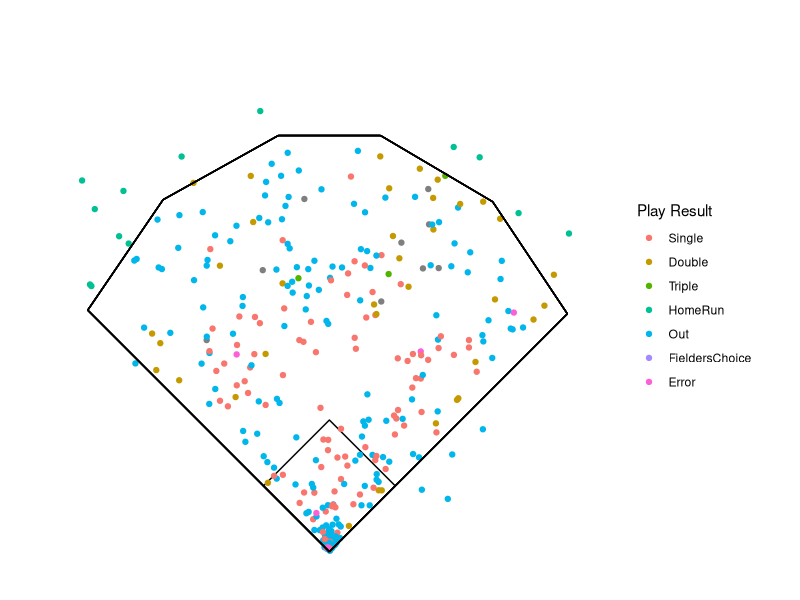
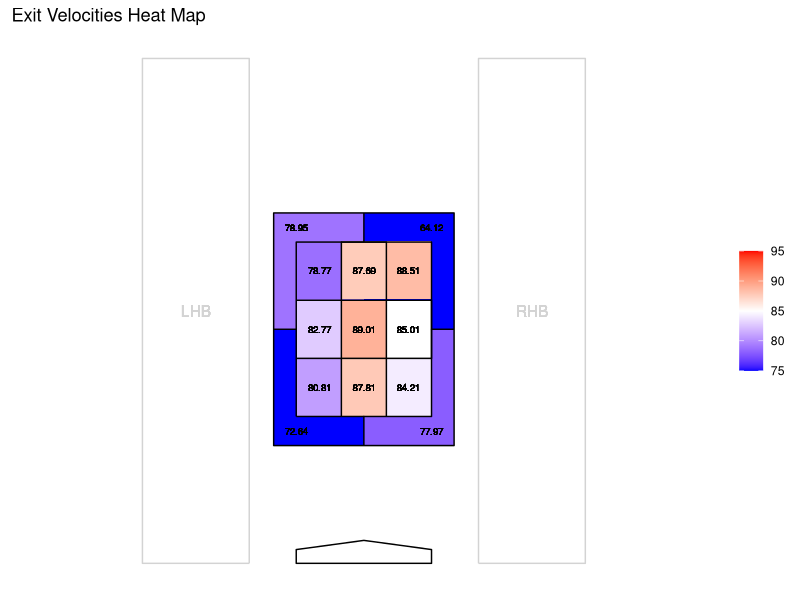

These figures' R source, in order:
## ---- chunk 1
knitr::opts_chunk$set(
  echo = FALSE, # hide all the code
  message = FALSE,
  warning = FALSE,
  comment = NA
)
## ---- chunk 2
library(dplyr)
## ---- chunk 3
library(readr)
## ---- chunk 4
library(ggplot2)
## ---- chunk 5
library(scales)
## ---- chunk 6
master <- read_csv("2022-2023.csv", col_types = cols(Date = col_date(format = "%m/%d/%Y")))

master$Bearing <- ((master$Bearing * -1) + 90)*pi/180
master$x <- master$Distance*cos(master$Bearing)
master$y <- master$Distance*sin(master$Bearing)
bases <- data.frame(xa = c(0, 90/sqrt(2), 0, -90/sqrt(2), 0, rep(0)),
                    ya = c(0, 90/sqrt(2), 2 * 90/sqrt(2), 90/sqrt(2), 0, rep(0)))

batting <- master %>%
  filter(BatterTeam == "APP_MOU" | BatterTeam == "APP_PRA") %>%
  filter(!PlayResult == "Undefined" & !TaggedHitType == "Bunt")

x <- c(-.83,.83,.83,-.83,-.83)
y <- c(1.6,1.6,3.3,3.3,1.6)
sz <- data_frame(x, y)

x1 <- c(-.95, -.95, 0, .95, .95, -.95)
y1 <- c(0, .15, .25, .15, 0, 0)
hp <- data_frame(x1, y1)

x2 <- c(1.61, 3.11, 3.11, 1.61, 1.61)
y2 <- c(0, 0, 5.5, 5.5, 0)
rhb <- data_frame(x2, y2)

x3 <- c(-1.61, -3.11, -3.11, -1.61, -1.61)
y3 <- c(0, 0, 5.5, 5.5, 0)
lhb <- data_frame(x3, y3)

x4 <- c(0, 0, 1.08, 1.08, .83, 1.08, 1.08, 0, 0, 0, -1.08, -1.08, -.83, -1.08, -1.08, 0) 
y4 <- c(3.3, 3.55, 3.55, 2.497, 2.497, 2.497, 1.35, 1.35, 1.6, 1.35, 1.35, 2.497, 2.497, 2.497, 3.55, 3.55)
bllz <- data_frame(x4, y4)

x5 <- c(-.5, -.5, .5, .5, -.5)
y5 <- c(2, 3, 3, 2, 2)
innersix <- data_frame(x5, y5)

x6 <- c(-.95, .95, .95, -.95)
y6 <- c(2.233, 2.233, 2.866, 2.866)
szv <- data_frame(x6, y6)

x7 <- c(-0.316, -0.316, 0.316, 0.316)
y7 <- c(1.6, 3.5, 3.5, 1.6)
szh <- data_frame(x7, y7)

x8 <- c(0, 0, 1.267, 1.267, .95, 1.267, 1.267, 0, 0, 0, -1.267, -1.267, -.95, -1.267, -1.267, 0)
y8 <- c(3.5, 3.817, 3.817, 2.55, 2.55, 2.55, 1.283, 1.283, 1.6, 1.283, 1.283, 2.55, 2.55, 2.55, 3.817, 3.817)
bllzhm <- data_frame(x8, y8)

x9 <- c(-.95,.95,.95,-.95,-.95)
y9 <- c(1.6,1.6,3.5,3.5,1.6)
szhm <- data_frame(x9, y9)

 exits <- batting %>%
      filter(PitchCall == "InPlay" & ExitSpeed & !batting$TaggedHitType == "Bunt")
    
    tr <- exits %>%
      filter(PlateLocSide >= .316 & PlateLocSide <= .95 & PlateLocHeight >= 2.886 & PlateLocHeight <= 3.5) %>%
      summarise(mean = mean(ExitSpeed, na.rm = TRUE))
    t <- exits %>%
      filter(PlateLocSide <= .316 & PlateLocSide >= -.316 & PlateLocHeight >= 2.886 & PlateLocHeight <= 3.5) %>%
      summarise(mean = mean(ExitSpeed, na.rm = TRUE))
    tl <- exits %>%
      filter(PlateLocSide <= -.316 & PlateLocSide >= -.95 & PlateLocHeight >= 2.886 & PlateLocHeight <= 3.5) %>%
      summarise(mean = mean(ExitSpeed, na.rm = TRUE))
    mr <- exits %>%
      filter(PlateLocSide >= .316 & PlateLocSide <= .95 & PlateLocHeight <= 2.886 & PlateLocHeight >= 2.233) %>%
      summarise(mean = mean(ExitSpeed, na.rm = TRUE))
    m <- exits %>%
      filter(PlateLocSide <= .316 & PlateLocSide >= -.316 & PlateLocHeight <= 2.886 & PlateLocHeight >= 2.233) %>%
      summarise(mean = mean(ExitSpeed, na.rm = TRUE))
    ml <- exits %>%
      filter(PlateLocSide <= -.316 & PlateLocSide >= -.95 & PlateLocHeight <= 2.886 & PlateLocHeight >= 2.233) %>%
      summarise(mean = mean(ExitSpeed, na.rm = TRUE))
    br <- exits %>%
      filter(PlateLocSide >= .316 & PlateLocSide <= .95 & PlateLocHeight <= 2.223 & PlateLocHeight >= 1.6) %>%
      summarise(mean = mean(ExitSpeed, na.rm = TRUE))
    b <- exits %>%
      filter(PlateLocSide <= .316 & PlateLocSide >= -.316 & PlateLocHeight <= 2.223 & PlateLocHeight >= 1.6) %>%
      summarise(mean = mean(ExitSpeed, na.rm = TRUE))
    bl <- exits %>%
      filter(PlateLocSide <= -.316 & PlateLocSide >= -.95 & PlateLocHeight <= 2.223 & PlateLocHeight >= 1.6) %>%
      summarise(mean = mean(ExitSpeed, na.rm = TRUE))
    btr <- exits %>%
      filter(PlateLocSide >= .95 & PlateLocHeight >= 2.55 | PlateLocSide >= 0 & PlateLocHeight >= 3.5) %>%
      summarise(mean = mean(ExitSpeed, na.rm = TRUE))
    btl <- exits %>%
      filter(PlateLocSide <= -.95 & PlateLocHeight >= 2.55 | PlateLocSide <= 0 & PlateLocHeight >= 3.5) %>%
      summarise(mean = mean(ExitSpeed, na.rm = TRUE))
    bbr <- exits %>%
      filter(PlateLocSide >= .95 & PlateLocHeight <= 2.55 | PlateLocSide >= 0 & PlateLocHeight <= 1.6) %>%
      summarise(mean = mean(ExitSpeed, na.rm = TRUE))
    bbl <- exits %>%
      filter(PlateLocSide <= -.95 & PlateLocHeight <= 2.55 | PlateLocSide <= 0 & PlateLocHeight <= 1.6) %>%
      summarise(mean = mean(ExitSpeed, na.rm = TRUE))
    
    xtr <- c(.623)
    ytr <- c(3.193)
    trdf <- data.frame(x = xtr, y = ytr, z = tr)
    xt <- c(0)
    yt <- c(3.193)
    tdf <- data.frame(x = xt, y = yt, z = t)
    xtl <- c(-.623)
    ytl <- c(3.193)
    tldf <- data.frame(x = xtl, y = ytl, z = tl)
    xmr <- c(.623)
    ymr <- c(2.55)
    mrdf <- data.frame(x = xmr, y = ymr, z = mr)
    xm <- c(0)
    ym <- c(2.55)
    mdf <- data.frame(x = xm, y = ym, z = m)
    xml <- c(-.623)
    yml <- c(2.55)
    mldf <- data.frame(x = xml, y = yml, z = ml)
    xbr <- c(.623)
    ybr <- c(1.917)
    brdf <- data.frame(x = xbr, y = ybr, z = br)
    xb <- c(0)
    yb <- c(1.917)
    bdf <- data.frame(x = xb, y = yb, z = b)
    xbl <- c(-.623)
    ybl <- c(1.917)
    bldf <- data.frame(x = xbl, y = ybl, z = bl)
    hmsdf <- rbind(trdf, tdf, tldf, mrdf, mdf, mldf, brdf, bdf, bldf)
    hmsdf[is.na(hmsdf)] <- 0
    xbtr <- c(.634)
    ybtr <- c(3.184)
    btrdf <- data.frame(x = xbtr, y = ybtr, z = btr)
    xbtl <- c(-.634)
    ybtl <- c(3.184)
    btldf <- data.frame(x = xbtl, y = ybtl, z = btl)
    xbbr <- c(.634)
    ybbr <- c(1.917)
    bbrdf <- data.frame(x = xbbr, y = ybbr, z = bbr)
    xbbl <- c(-.634)
    ybbl <- c(1.917)
    bbldf <- data.frame(x = xbbl, y = ybbl, z = bbl)
    hmbdf <- rbind(btrdf, btldf, bbrdf, bbldf)
    hmbdf[is.na(hmbdf)] <- 0
## ---- chunk 7
ggplot(bases, aes(x = xa, y = ya)) +
      geom_path() +
      geom_point(data = batting, x = batting$x, y = batting$y,
                 aes(color = factor(batting$PlayResult))) +
      labs(color = "Play Result") +
      geom_segment(x = 0, xend = -233.35, y = 0, yend = 233.35) +
      geom_segment(x = -233.35, xend = -160.59, y = 233.35, yend = 340) +
      geom_segment(x = -160.59, xend = -49.36, y = 340, yend = 401.98) +
      geom_segment(x = -49.36, xend = 49.36, y = 401.98, yend = 401.98) +
      geom_segment(x = 49.36, xend = 157.67, y = 401.98, yend = 338.05) +
      geom_segment(x = 157.67, xend = 229.81, y = 338.05, yend = 229.81) +
      geom_segment(x = 229.81, xend = 0, y = 229.81, yend = 0) +
      xlim(-250, 250) + ylim(-10, 500) +
      theme(axis.line = element_blank(),
            axis.text.x = element_blank(),
            axis.text.y = element_blank(),
            axis.ticks = element_blank(),
            axis.title.x = element_blank(),
            axis.title.y = element_blank(),
            panel.background = element_blank(),
            panel.border = element_blank(),
            panel.grid.major = element_blank(),
            panel.grid.minor = element_blank(),
            plot.background = element_blank()) +
      coord_equal() +
      scale_color_discrete(limits = c("Single" ,"Double", "Triple", "HomeRun", "Out", "FieldersChoice", "Error"))
## ---- chunk 8
ggplot(hmsdf, aes(x, y)) +
  geom_tile(data = hmbdf, aes(fill = mean), width = 1.267, height = 1.267, na.value = "white") +
  geom_tile(aes(fill = mean), width = .633, height = .633, na.value = "white") +
  scale_fill_gradient2(low = "blue", mid = "white", high = "red", midpoint = 85,
                       limits = c(75, 95), oob = squish) +
  labs(fill = "Exit Speed") +
  geom_path(data = szhm, aes(x = x9, y = y9)) +
  geom_path(data = szv, aes(x = x6, y = y6)) +
      geom_path(data = szh, aes(x = x7, y = y7)) +
      geom_path(data = bllzhm, aes(x = x8, y = y8)) +
      geom_text(mapping = aes(x = .623, y = 3.193), label = paste(sprintf("%.2f", tr)), size = 2.5) +
      geom_text(mapping = aes(x = 0, y = 3.193), label = paste(sprintf("%.2f", t)), size = 2.5) +
      geom_text(mapping = aes(x = -.623, y = 3.193), label = paste(sprintf("%.2f", tl)), size = 2.5) +
      geom_text(mapping = aes(x = .623, y = 2.55), label = paste(sprintf("%.2f", mr)), size = 2.5) +
      geom_text(mapping = aes(x = 0, y = 2.55), label = paste(sprintf("%.2f", m)), size = 2.5) +
      geom_text(mapping = aes(x = -.623, y = 2.55), label = paste(sprintf("%.2f", ml)), size = 2.5) +
      geom_text(mapping = aes(x = .623, y = 1.917), label = paste(sprintf("%.2f", br)), size = 2.5) +
      geom_text(mapping = aes(x = 0, y = 1.917), label = paste(sprintf("%.2f", b)), size = 2.5) +
      geom_text(mapping = aes(x = -.623, y = 1.917), label = paste(sprintf("%.2f", bl)), size = 2.5) +
      geom_text(mapping = aes(x = .95, y = 3.659), label = paste(sprintf("%.2f", btr)), size = 2.5) +
      geom_text(mapping = aes(x = -.95, y = 3.659), label = paste(sprintf("%.2f", btl)), size = 2.5) +
      geom_text(mapping = aes(x = .95, y = 1.442), label = paste(sprintf("%.2f", bbr)), size = 2.5) +
      geom_text(mapping = aes(x = -.95, y = 1.442), label = paste(sprintf("%.2f", bbl)), size = 2.5) +
      geom_path(data = rhb, aes(x = x2, y = y2), color = "lightgray") +
      geom_path(data = lhb, aes(x = x3, y = y3), color = "lightgray") +
      geom_text(mapping = aes(x = 2.36, y = 2.75), label = paste("RHB"), color = "lightgray") +
      geom_text(mapping = aes(x = -2.36, y = 2.75), label = paste("LHB"), color = "lightgray") +
      geom_polygon(hp, mapping = aes(x = x1, y = y1), color = "black", fill = "white") +
      coord_equal() +
      ggtitle("Exit Velocities Heat Map") +
      coord_cartesian(xlim = c(-4.5, 4.5), ylim = c(0, 5.5)) +
      theme(axis.line = element_blank(),
            axis.text.x = element_blank(),
            axis.text.y = element_blank(),
            axis.ticks = element_blank(),
            axis.title.x = element_blank(),
            axis.title.y = element_blank(),
            panel.background = element_blank(),
            panel.border = element_blank(),
            panel.grid.major = element_blank(),
            panel.grid.minor = element_blank(),
            plot.background = element_blank(),
            legend.title = element_blank())
